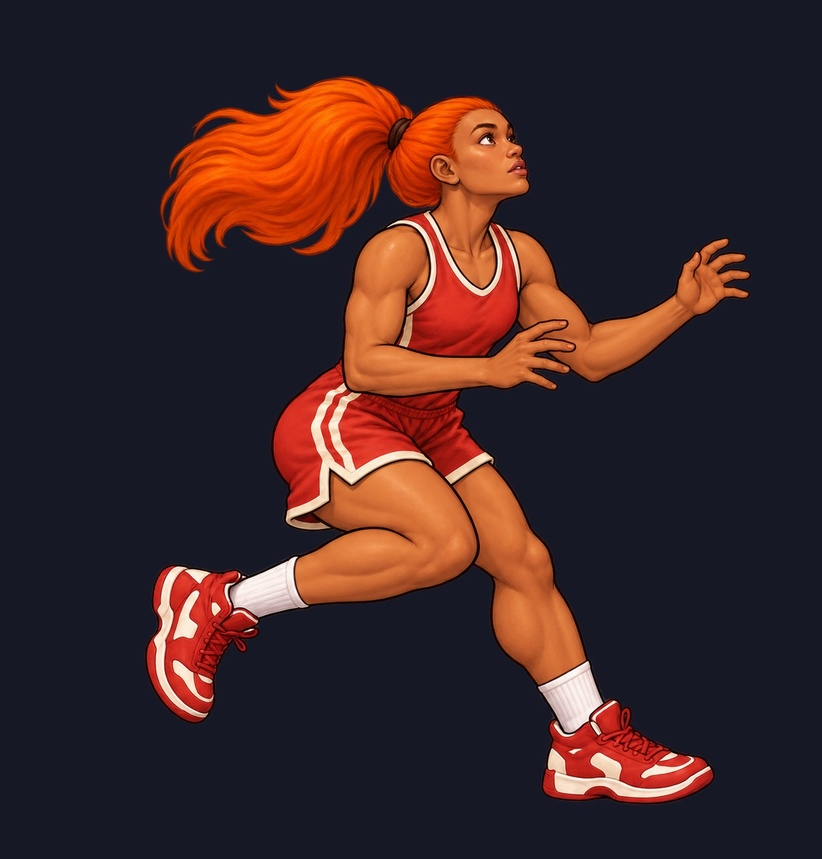
#> input picture tools/generate-art/j123-piper-alley-oop-power-poses-00-04/pose-01-attempt1-raw-dark.jpg, 822 x 859 px, shrunk from 1227 x 1282 before the run, found by its file name
$ python clean-j107-keeg-alley-oop-reverse-pose.py j123-piper-alley-oop-power-poses-00-04/pose-01-attempt1-raw-dark.jpg out.png
#> lines starting #> are read from the running program, lines starting #| are printed output that depends on the picture
#!/usr/bin/env python3
"""Clear only very low alpha on a J.107 isolated source, preserving its raw image."""
import argparse
from pathlib import Path
from PIL import Image
p=argparse.ArgumentParser();p.add_argument('source');p.add_argument('output');args=p.parse_args()
root=Path(__file__).resolve().parents[2]; source=root/args.source; output=root/args.output
im=Image.open(source).convert('RGBA'); r,g,b,a=im.split(); a=a.point(lambda v:v if v>16 else 0)
#> after `r, g, b, a = im.split()`:
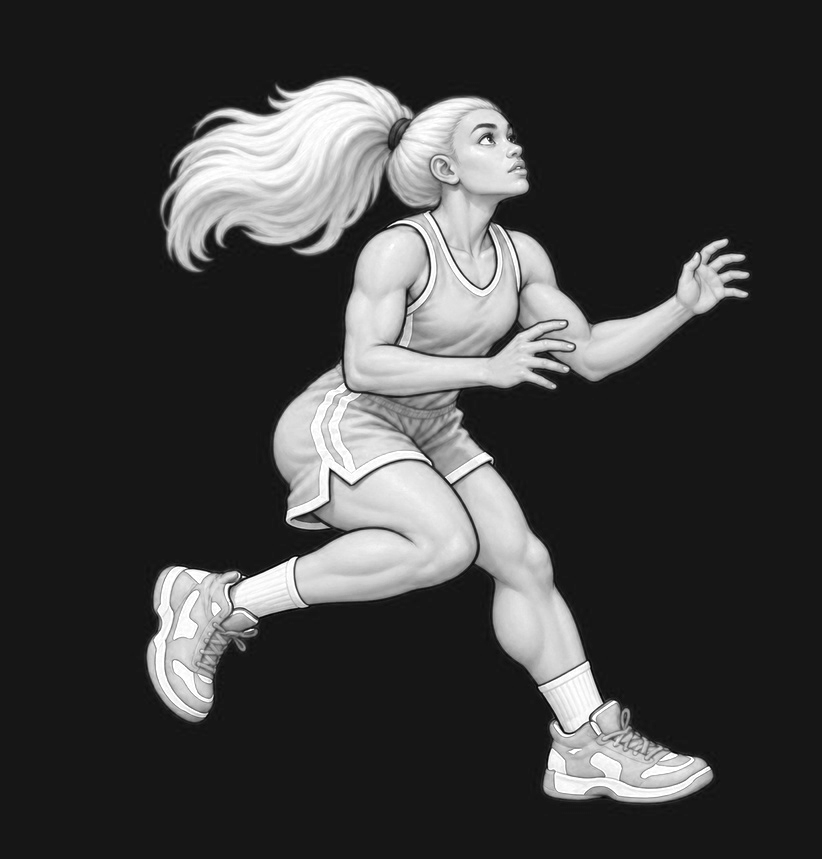
#> r: PIL image 822x859 L; min 2, max 255, mean 62.3
#> after `r, g, b, a = im.split()`:
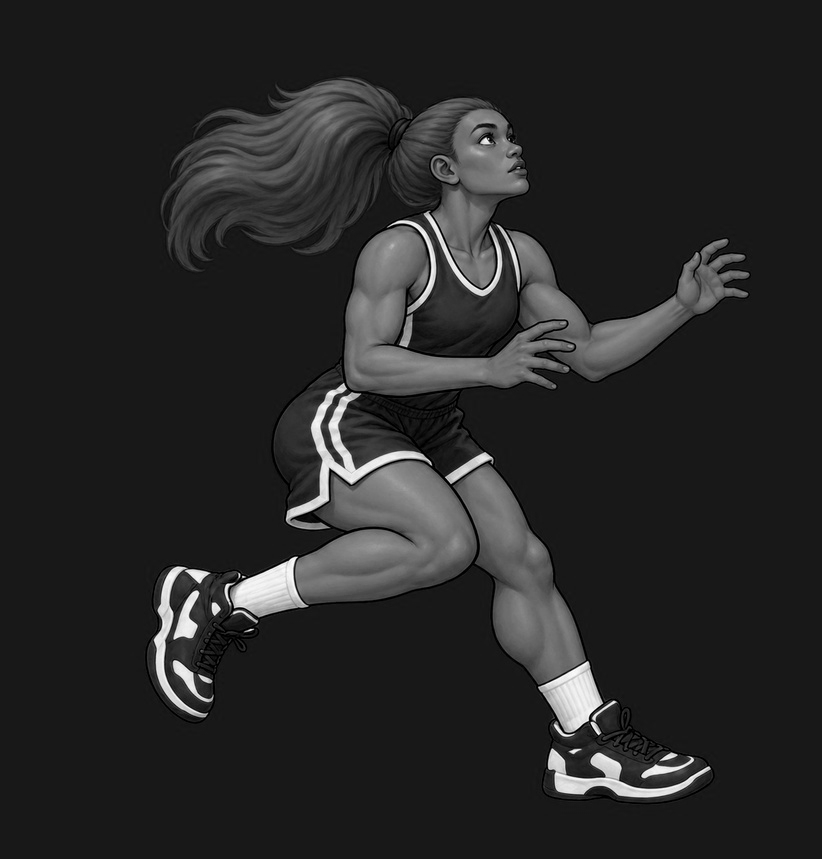
#> g: PIL image 822x859 L; min 0, max 254, mean 38.7
#> after `r, g, b, a = im.split()`:
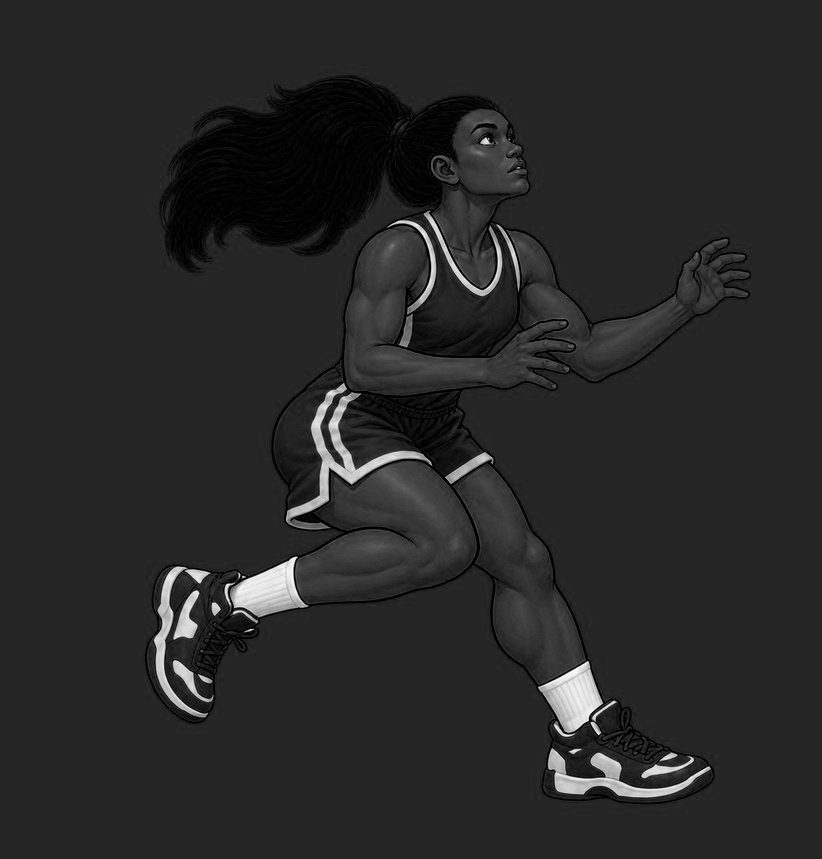
#> b: PIL image 822x859 L; min 0, max 253, mean 39.9
#> after `r, g, b, a = im.split()`: a: PIL image 822x859 L; every value is 255
output.parent.mkdir(parents=True,exist_ok=True);Image.merge('RGBA',(r,g,b,a)).save(output)
print(f'Preserved raw {source.relative_to(root)}; set alpha<=16 to zero in {output.relative_to(root)}')

$ run again, on tools/generate-art/j123-piper-alley-oop-power-poses-00-04/pose-03-attempt1-raw-dark.jpg
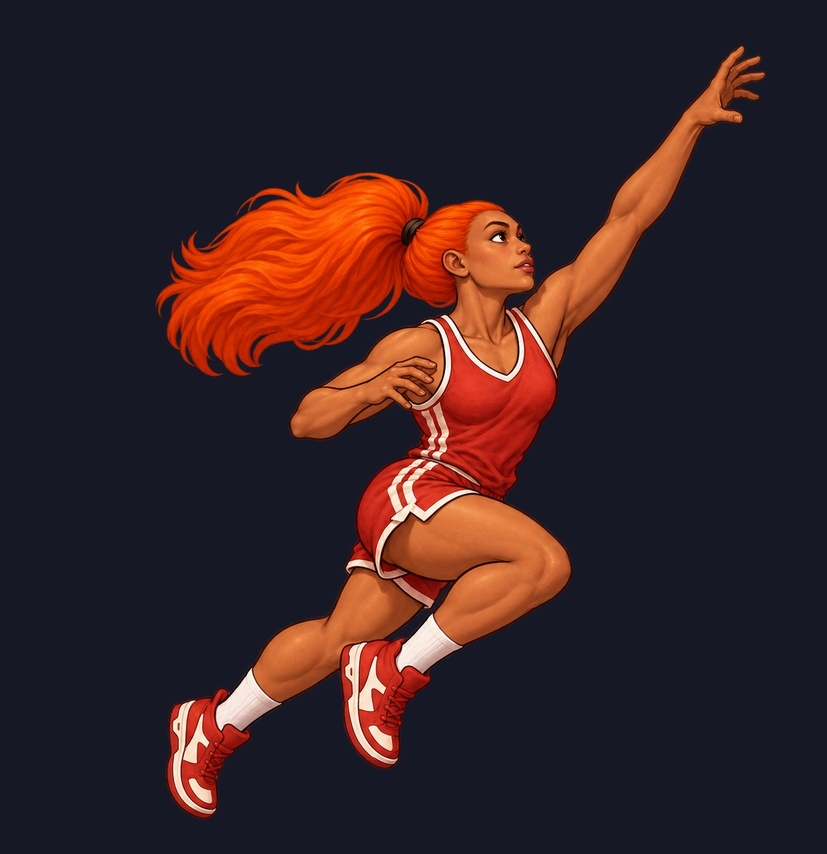
#> input picture tools/generate-art/j123-piper-alley-oop-power-poses-00-04/pose-03-attempt1-raw-dark.jpg, 827 x 854 px, shrunk from 1234 x 1274 before the run, found by its file name
#> `r, g, b, a = im.split()`:
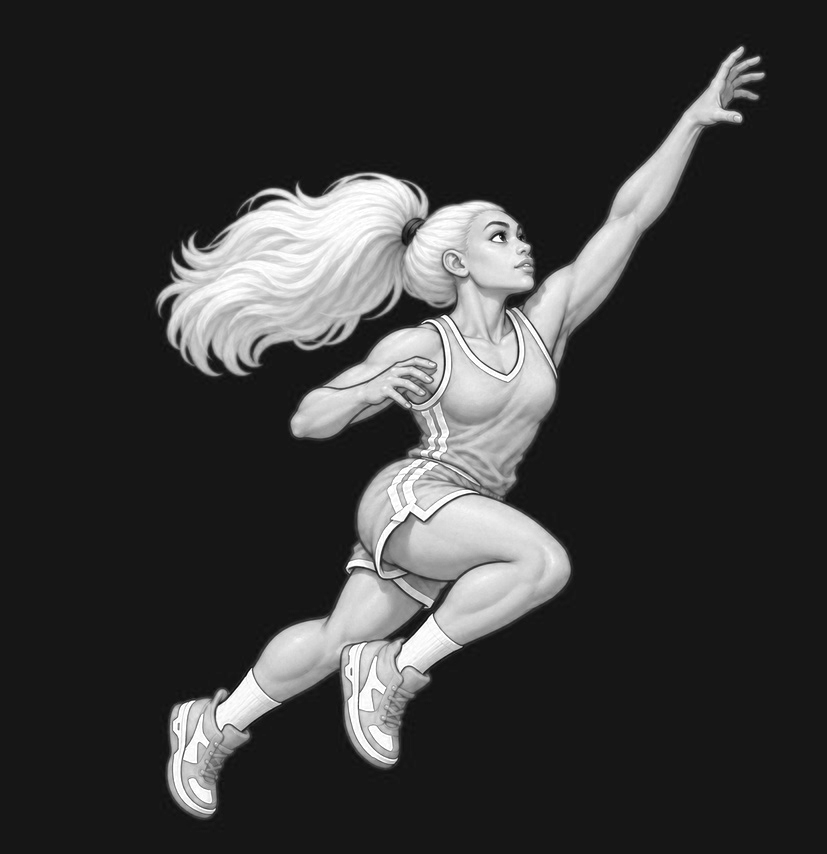
#> r: PIL image 827x854 L; min 6, max 255, mean 55.9
#> `r, g, b, a = im.split()`:
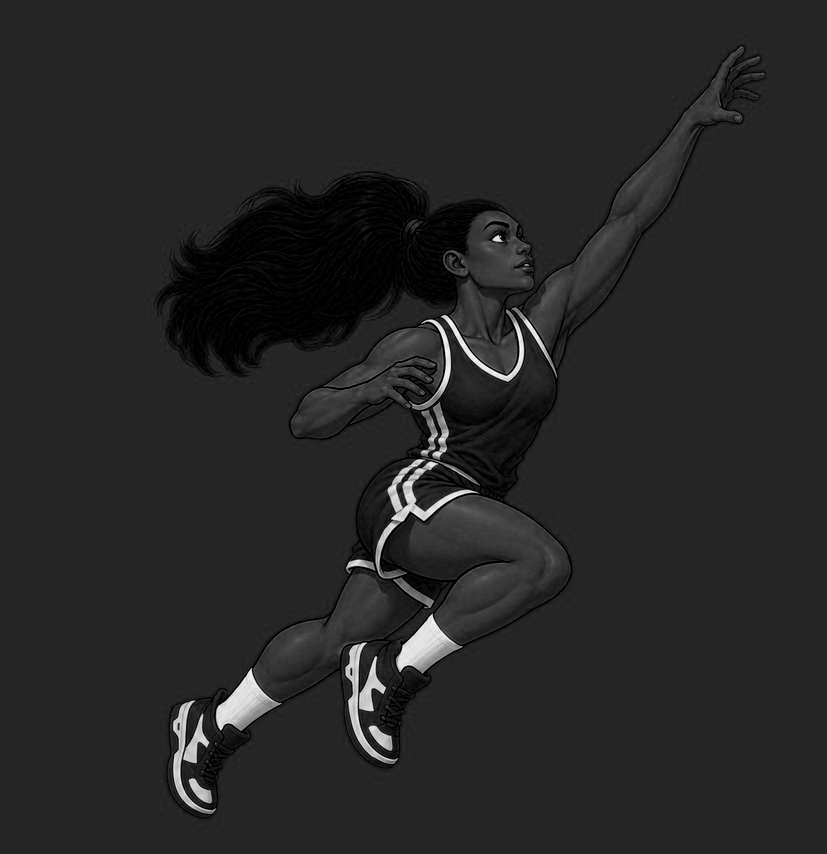
#> b: PIL image 827x854 L; min 0, max 252, mean 38.2
#> a: PIL image 827x854 L; every value is 255

$ run again, on tools/generate-art/j123-piper-alley-oop-power-poses-00-04/pose-04-attempt1-raw-dark.jpg
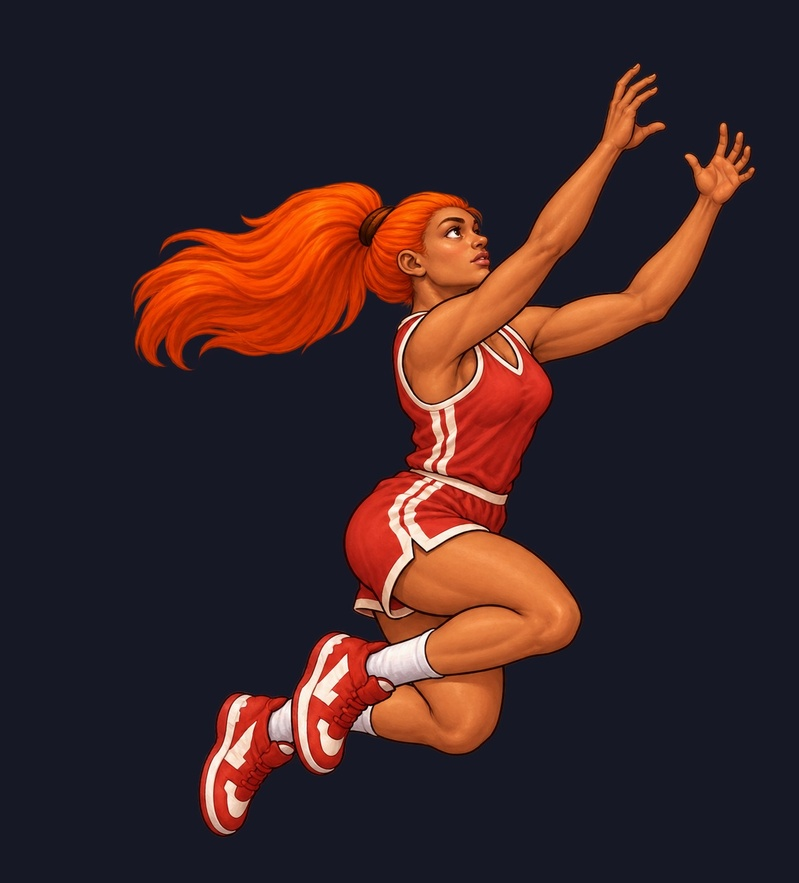
#> input picture tools/generate-art/j123-piper-alley-oop-power-poses-00-04/pose-04-attempt1-raw-dark.jpg, 799 x 883 px, shrunk from 1193 x 1319 before the run, found by its file name
#> `r, g, b, a = im.split()`:
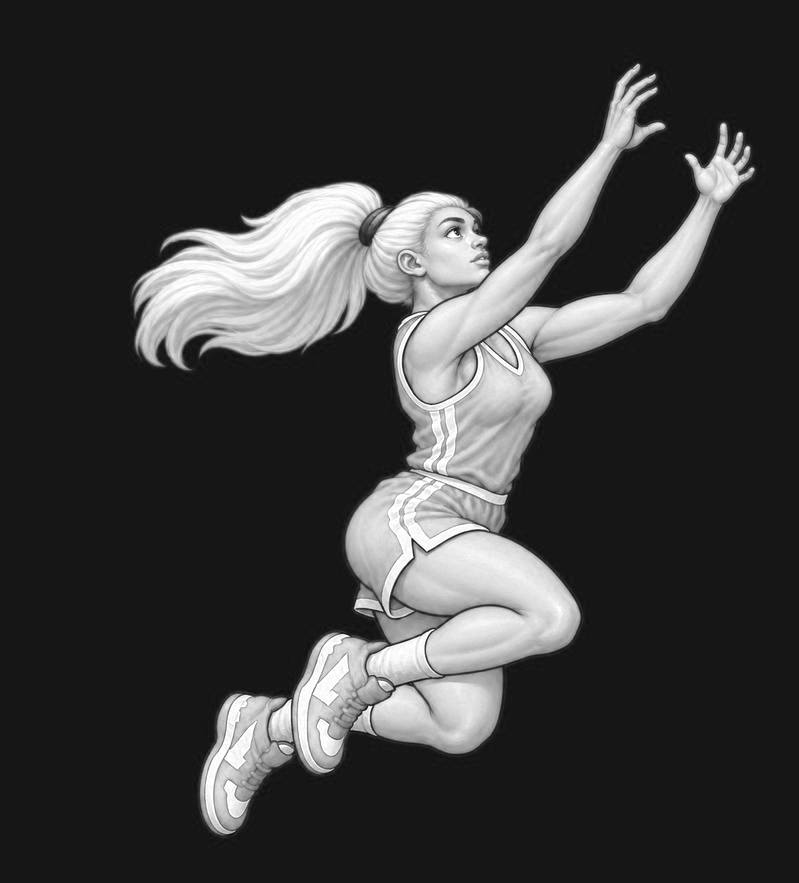
#> r: PIL image 799x883 L; min 13, max 255, mean 58.6
#> `r, g, b, a = im.split()`:
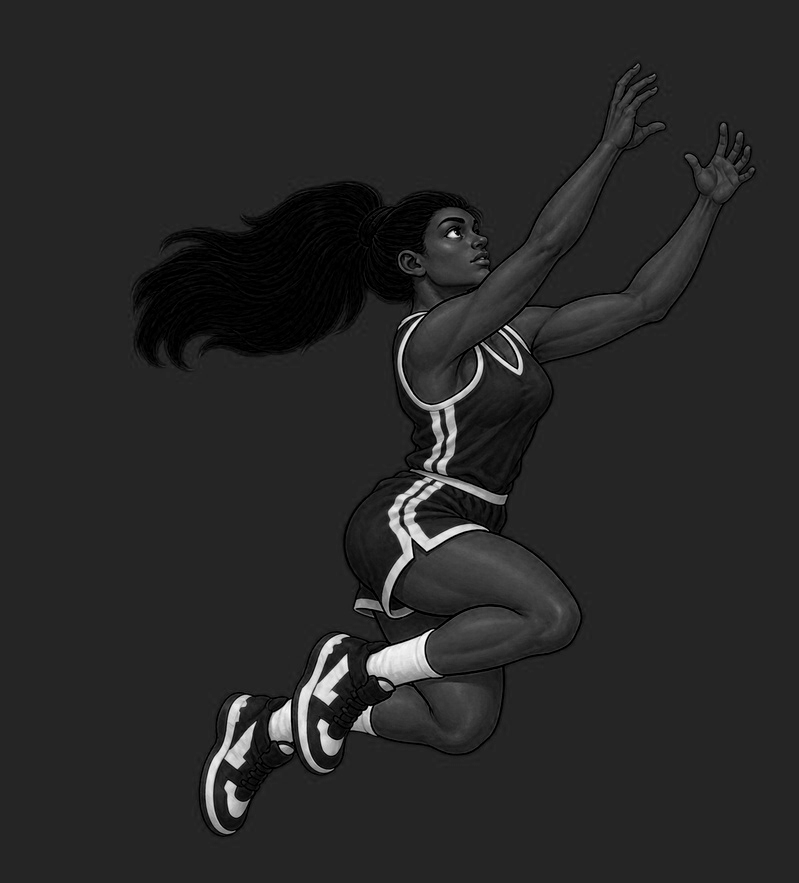
#> b: PIL image 799x883 L; min 0, max 252, mean 39.1
#> a: PIL image 799x883 L; every value is 255

$ run again, on tools/generate-art/j123-piper-alley-oop-power-poses-00-04/pose-00-attempt1-clean-candidate-dark.jpg
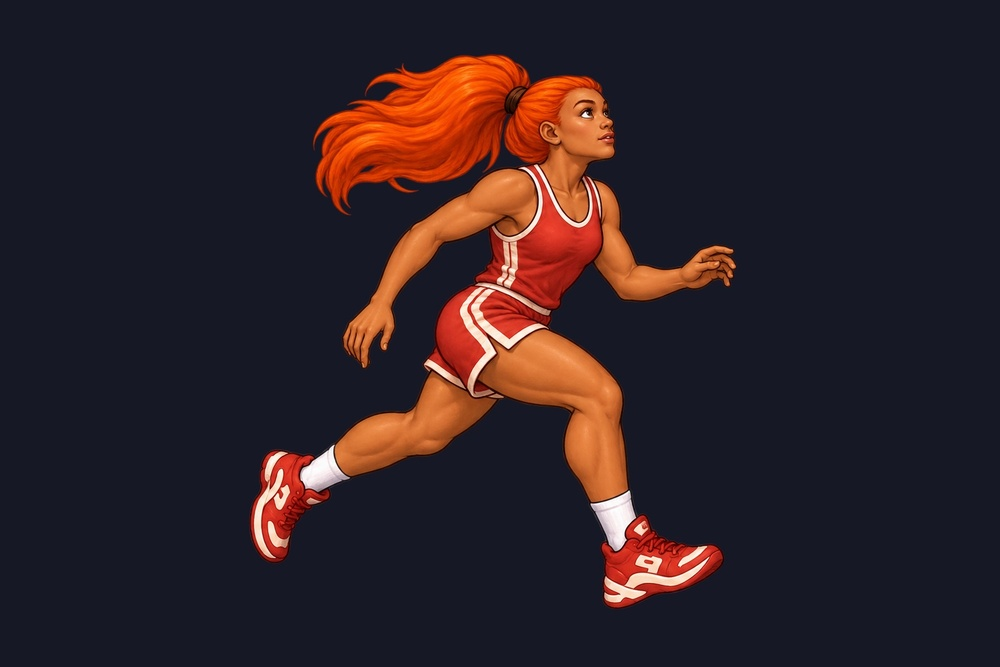
#> input picture tools/generate-art/j123-piper-alley-oop-power-poses-00-04/pose-00-attempt1-clean-candidate-dark.jpg, 1000 x 667 px, shrunk from 1536 x 1024 before the run, found by its file name
#> `r, g, b, a = im.split()`:
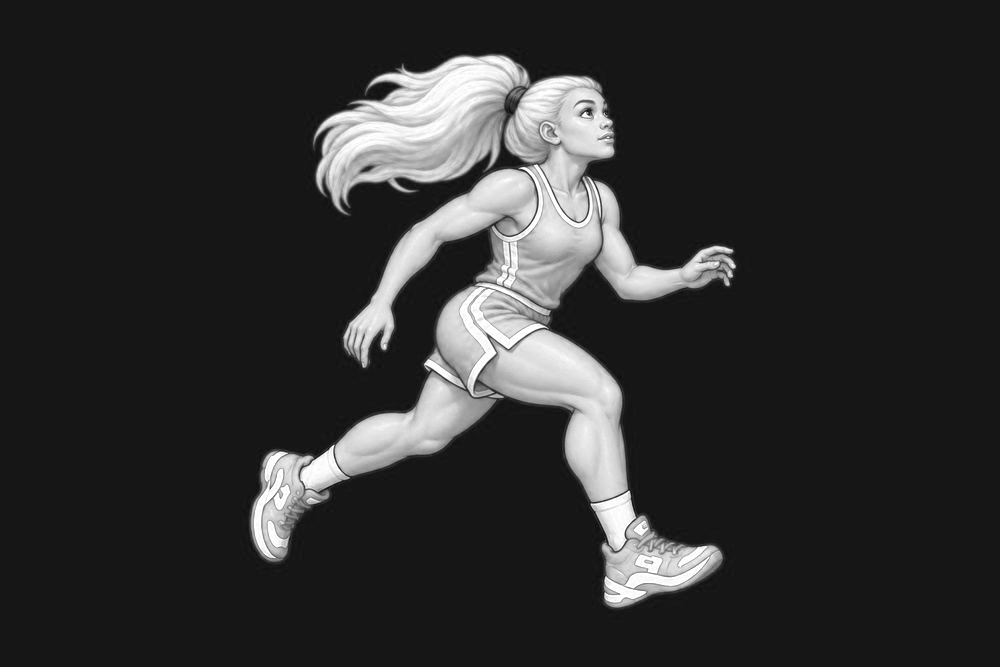
#> r: PIL image 1000x667 L; min 10, max 255, mean 47.1
#> `r, g, b, a = im.split()`:
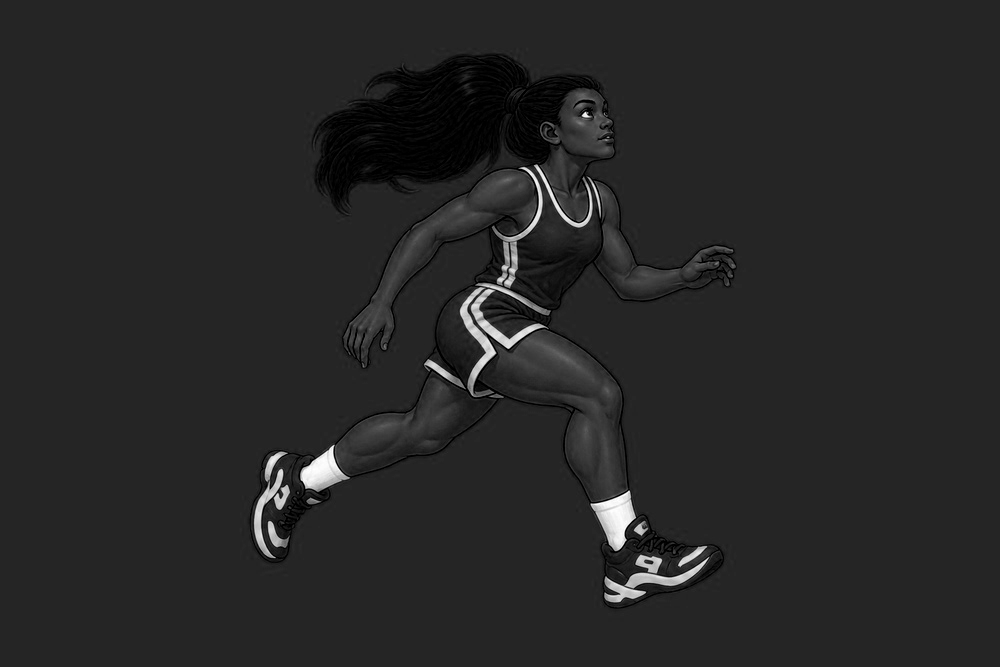
#> b: PIL image 1000x667 L; min 0, max 255, mean 38.6
#> a: PIL image 1000x667 L; every value is 255
